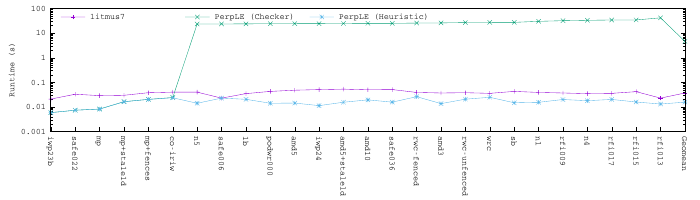

Write the gnuplot code that produced this figure.
set terminal postscript enhanced color solid eps size 7,2 font "arial,12" 
set output 'runtimes.eps'
set key inside left top horizontal Left reverse noenhanced autotitle nobox
set datafile missing '-'
set style data linespoints
set xtics border in scale 1,0.5 nomirror rotate by -90  autojustify
set logscale y
set ylabel "Runtime (s)"
set datafile separator "\t"
set style line 1 lt 1 linecolor rgb "#9400D4"
set style line 2 lt 2 linecolor rgb "#049F75"
set style line 3 lt 3 linecolor rgb "#57B5E8"
set style line 5 lt 5 linecolor rgb "#F0E342"
set style line 7 lt 7 linecolor rgb "#E61F0F"
set style line 8 lt 8 linecolor rgb "black"
plot 'runtimes-100k.csv' using 2:xtic(1) title columnheader(2) ls 1, \
  for [i=3:3] '' using i title columnheader(i) ls 2, \
  for [i=4:4] '' using i title columnheader(i) ls 3
